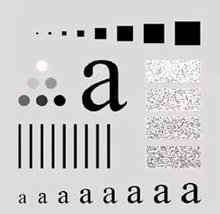
%> input picture Image Project/Images/x.jpg, 220 x 214 px, shrunk from 271 x 264 before the run
$ octave --eval "result = Sharpening_Filter(imread('../Images/x.jpg'));"   (GNU Octave 9; MATLAB toolbox functions it lacks are replaced by stand-ins)
%> lines starting %> are read from the running program, lines starting %| are printed output that depends on the picture
function image=Sharpening_Filter(pic)

figure,subplot(1,2,1);imshow(pic),title('original image')
pic=rgb2gray(pic);
mask=[0,-1,0;-1,5,-1;0,-1,0];
mask_size=3;
image=zeros(size(pic));
bor=floor(mask_size/2);
border=padarray(pic,[bor bor],'replicate','both');
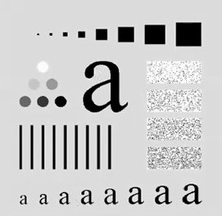
%> border: size 216x222 uint8; min 0, max 255, mean 199.4
[row,col,n]=size(border);
%> row = 216; col = 222; n = 1
maskRow=0;
maskCol=0;
sum=0;
average=0;
for k=1:n
newrow=0;
    for i=2:row
        newrow=newrow+1;
        newcol=0;
        for j=2:col
            newcol=newcol+1;
            for f1=i-bor:2+newrow
                maskRow=maskRow+1;
                maskCol=0;
                for f2=j-bor:2+newcol
                    maskCol=maskCol+1;
                    sum=sum+(border(i,j)*mask(maskRow,maskCol));
                end
            end
            total=sum/9;
            average=round(total);
            image(newrow,newcol)=sum;
            maskRow=0;
            maskCol=0;
            sum=0;
        end
    end
end
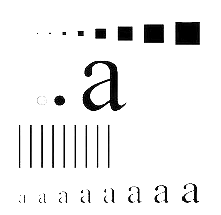
%> image: size 215x221 double; min 0, max 255, mean 238.8
image=uint8(image);
%> image: size 215x221 uint8
new_image=imadjust(image,[0,1]);
new_image=uint8(new_image);
[r,c,n]=size(new_image);
%> r = 215; c = 221
for k=1:n
    for row=1:r
        for col=1:c
            if new_image(row,col,k)==255
                new_image(row,col,k)=0;
            elseif new_image(row,col,k)==0
                   new_image(row,col,k)=255;
            end
        end
    end
end
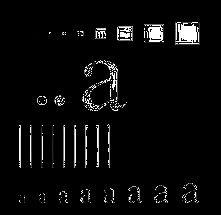
%> new_image: size 215x221 uint8; min 0, max 255, mean 10.5
new_image = uint8(new_image);
subplot(1,2,2);imshow(image),title('filtered image')
end
